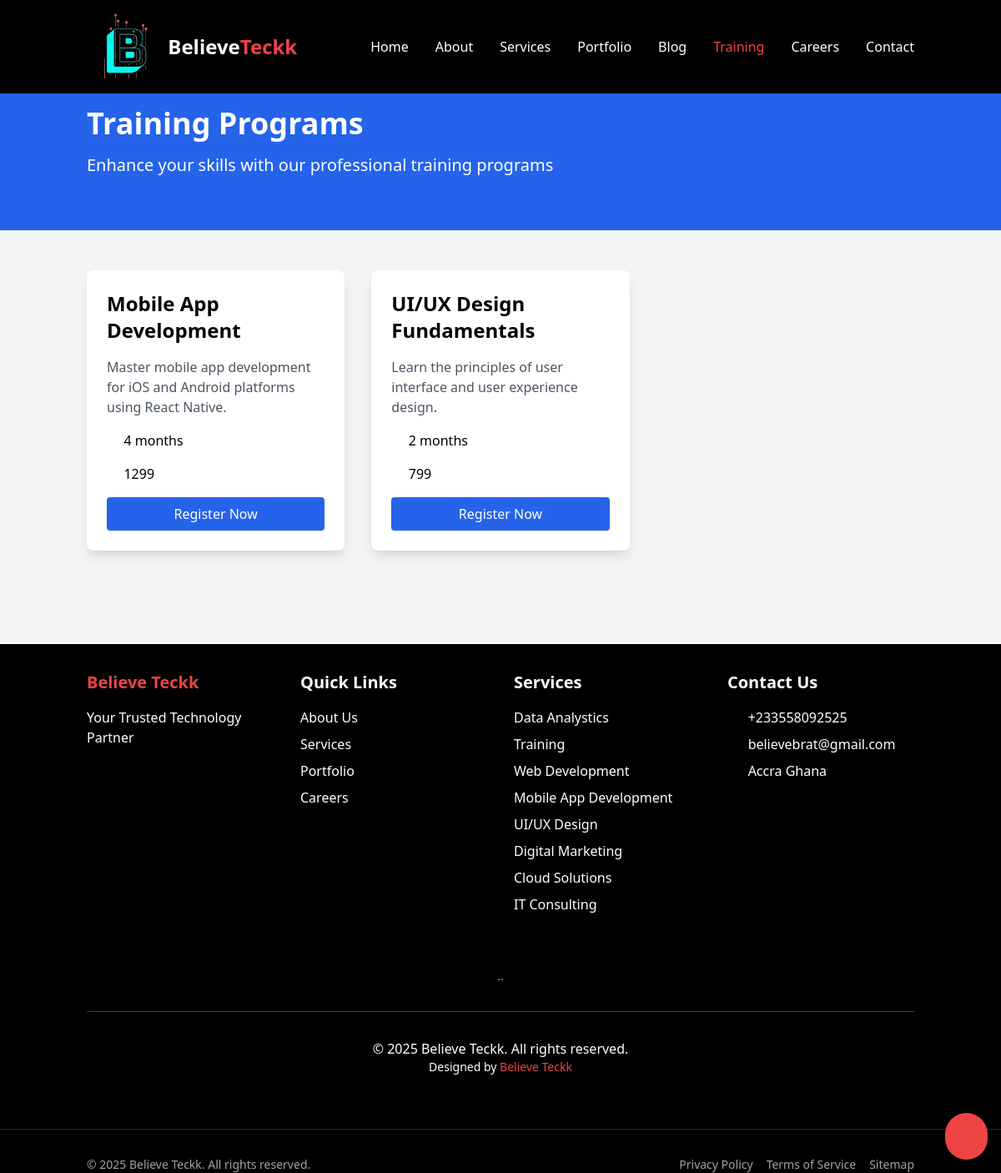
Screenshot of /training.php with the database file from the repository.
### tables this page shows
CREATE TABLE `training_programs` (
  `id` int(11) NOT NULL,
  `title` varchar(255) NOT NULL,
  `description` text NOT NULL,
  `duration` varchar(100) NOT NULL,
  `price` varchar(100) NOT NULL,
  `whatsapp_group` varchar(255) NOT NULL,
  `created_at` timestamp NOT NULL DEFAULT current_timestamp(),
  `updated_at` timestamp NOT NULL DEFAULT current_timestamp() ON UPDATE current_timestamp()
);

CREATE TABLE `services` (
  `id` int(11) NOT NULL,
  `title` varchar(255) NOT NULL,
  `slug` varchar(255) NOT NULL,
  `description` text DEFAULT NULL,
  `icon` varchar(50) DEFAULT NULL,
  `is_active` tinyint(1) DEFAULT 1,
  `created_at` timestamp NOT NULL DEFAULT current_timestamp(),
  `updated_at` timestamp NOT NULL DEFAULT current_timestamp() ON UPDATE current_timestamp()
);

### classes/Admin.php (called while the page is built, shortened)
<?php
class Admin extends Model {
    protected $services_table = 'services';
    protected $db;
    public function __construct($db) {
        $this->db = $db;
    }
    public function getSettings() {
        $sql = "SELECT * FROM settings";
        $stmt = $this->db->prepare($sql);
        $stmt->execute();
        $settings = $stmt->fetchAll(PDO::FETCH_ASSOC);
        $result = [];
        foreach ($settings as $setting) {
            $result[$setting['setting_key']] = $setting['setting_value'];
        }
        return $result;
    }
    public function getTrainingPrograms() {
        try {
            $sql = "SELECT * FROM training_programs ORDER BY created_at DESC";
            $stmt = $this->db->prepare($sql);
            $stmt->execute();
            return $stmt->fetchAll(PDO::FETCH_ASSOC);
        } catch (PDOException $e) {
            error_log("Error getting training programs: " . $e->getMessage());
            throw new Exception("Failed to retrieve training programs");
        }
    }
    public function getServices() {
        try {
            $sql = "SELECT * FROM {$this->services_table} ORDER BY created_at DESC";
            $stmt = $this->db->prepare($sql);
            $stmt->execute();
            return $stmt->fetchAll(PDO::FETCH_ASSOC);
        } catch (Exception $e) {
            error_log("Error getting services: " . $e->getMessage());
            throw $e;
        }
    }
}

### training.php (the view, shortened to what this page needs)
<?php
require_once  __DIR__ . '/config/config.php';
require_once  __DIR__ . '/classes/Admin.php';
$db = Database::getInstance();
$admin = new Admin($db);
try {
    $training_programs = $admin->getTrainingPrograms();
} catch (Exception $e) {
    error_log("Error fetching training programs: " . $e->getMessage());
    $training_programs = [];
}
?>
<!DOCTYPE html>
<html lang="en">
<head>
    <script src="https://cdn.tailwindcss.com"></script>
    <link rel="stylesheet" href="https://cdnjs.cloudflare.com/ajax/libs/font-awesome/6.0.0/css/all.min.css">
</head>
<body class="bg-gray-100">
    <?php include 'includes/header.php'; ?>
    <div class="bg-blue-600 text-white py-16">
        <div class="container mx-auto px-4">
            <h1 class="text-4xl font-bold mb-4">Training Programs</h1>
            <p class="text-xl">Enhance your skills with our professional training programs</p>
        </div>
    </div>
    <div class="container mx-auto px-4 py-12">
        <?php if (empty($training_programs)): ?>
            <div class="text-center py-8">
                <p class="text-gray-600">No training programs available at the moment. Please check back later.</p>
            </div>
        <?php else: ?>
            <div class="grid grid-cols-1 md:grid-cols-2 lg:grid-cols-3 gap-8">
                <?php foreach ($training_programs as $program): ?>
                    <div class="bg-white rounded-lg shadow-lg overflow-hidden hover:shadow-xl transition-shadow duration-300">
                        <div class="p-6">
                            <h3 class="text-2xl font-bold mb-4"><?php echo htmlspecialchars($program['title']); ?></h3>
                            <p class="text-gray-600 mb-4"><?php echo htmlspecialchars($program['description']); ?></p>
                            <div class="flex items-center mb-4">
                                <i class="fas fa-clock text-blue-600 mr-2" aria-hidden="true"></i>
                                <span><?php echo htmlspecialchars($program['duration']); ?></span>
                            </div>
                            <div class="flex items-center mb-4">
                                <i class="fa-solid fa-cedi-sign text-green-600 mr-2" aria-hidden="true"></i>
                                <span><?php echo htmlspecialchars($program['price']); ?></span>
                            </div>
                            <button onclick="openRegistrationModal(<?php echo $program['id']; ?>)"
                                    class="w-full bg-blue-600 text-white py-2 px-4 rounded hover:bg-blue-700 transition duration-300"
                                    aria-label="Register for <?php echo htmlspecialchars($program['title']); ?>">
                                Register Now
                            </button>
                        </div>
                    </div>
                <?php endforeach; ?>
            </div>
        <?php endif; ?>
    </div>
    <?php include 'includes/footer.php'; ?>
</body>
</html>

### includes/footer.php (shortened to what this page needs)
<?php
require_once(__DIR__ . '/../config/config.php');
require_once(__DIR__ . '/../classes/Admin.php');
$db = Database::getInstance();
$admin = new Admin($db);
$settings = $admin->getSettings();
?>
    </main>
    <footer class="bg-black text-white mt-16">
        <div class="container mx-auto px-4 py-8">
            <div class="grid grid-cols-1 md:grid-cols-4 gap-8">
                <div>
                    <h3 class="text-xl font-bold text-red-500 mb-4"><?php echo htmlspecialchars($settings['site_name'] ?? 'Believe Teckk'); ?></h3>
                    <p class="mb-4"><?php echo htmlspecialchars($settings['site_description'] ?? 'Your Trusted Technology Partner'); ?></p>
                    <div class="flex space-x-4">
                        <?php if (!empty($settings['social_facebook'])): ?>
                        <a href="<?php echo htmlspecialchars($settings['social_facebook']); ?>" class="text-white hover:text-red-500 transition duration-300" target="_blank">
                            <i class="fab fa-facebook-f"></i>
                        </a>
                        <?php endif; ?>
                        <?php if (!empty($settings['social_twitter'])): ?>
                        <a href="<?php echo htmlspecialchars($settings['social_twitter']); ?>" class="text-white hover:text-red-500 transition duration-300" target="_blank">
                            <i class="fab fa-twitter"></i>
                        </a>
                        <?php endif; ?>
                        <?php if (!empty($settings['social_linkedin'])): ?>
                        <a href="<?php echo htmlspecialchars($settings['social_linkedin']); ?>" class="text-white hover:text-red-500 transition duration-300" target="_blank">
                            <i class="fab fa-linkedin-in"></i>
                        </a>
                        <?php endif; ?>
                    </div>
                </div>
                <div>
                    <h3 class="text-xl font-bold mb-4">Quick Links</h3>
                    <ul class="space-y-2">
                        <li><a href="about.php" class="hover:text-red-500 transition duration-300">About Us</a></li>
                        <li><a href="services.php" class="hover:text-red-500 transition duration-300">Services</a></li>
                        <li><a href="portfolio.php" class="hover:text-red-500 transition duration-300">Portfolio</a></li>
                        <li><a href="careers.php" class="hover:text-red-500 transition duration-300">Careers</a></li>
                    </ul>
                </div>
                <div>
                    <h3 class="text-xl font-bold mb-4">Services</h3>
                    <ul class="space-y-2">
                        <?php
                        $services = $admin->getServices();
                        foreach ($services as $service): ?>
                            <li><a href="services.php#<?php echo htmlspecialchars($service['id']); ?>" class="hover:text-red-500 transition duration-300"><?php echo htmlspecialchars($service['title']); ?></a></li>
                        <?php endforeach; ?>
                    </ul>
                </div>
                <div>
                    <h3 class="text-xl font-bold mb-4">Contact Us</h3>
                    <ul class="space-y-2">
                        <?php if (!empty($settings['contact_phone'])): ?>
                        <li><i class="fas fa-phone mr-2"></i> <?php echo htmlspecialchars($settings['contact_phone']); ?></li>
                        <?php endif; ?>
                        <?php if (!empty($settings['contact_email'])): ?>
                        <li><i class="fas fa-envelope mr-2"></i> <?php echo htmlspecialchars($settings['contact_email']); ?></li>
                        <?php endif; ?>
                        <?php if (!empty($settings['contact_address'])): ?>
                        <li><i class="fas fa-map-marker-alt mr-2"></i> <?php echo htmlspecialchars($settings['contact_address']); ?></li>
                        <?php endif; ?>
                    </ul>
                </div>
                <p class="text-center text-sm text-gray-400 mt-8 md:col-span-4">.<a href="admin/login.php">.</a></p>
            </div>
            <div class="border-t border-gray-700 mt-8 pt-8 text-center">
                <p>&copy; <?php echo date('Y'); ?> <?php echo htmlspecialchars($settings['site_name'] ?? 'Believe Teckk'); ?>. All rights reserved.</p>
                <p class="text-sm">Designed by <a href="https://believe-teckk.com" class="text-red-500 hover:underline" target="_blank">Believe Teckk</a></p>
            </div>
        </div>
        <div class="border-t border-gray-800 mt-8 pt-8">
            <div class="container mx-auto px-4">
                <div class="flex flex-wrap justify-between items-center">
                    <div class="text-sm text-gray-400">
                        © <?php echo date('Y'); ?> <?php echo htmlspecialchars($settings['site_name'] ?? 'Believe Teckk'); ?>. All rights reserved.
                    </div>
                    <div class="flex space-x-4 text-sm text-gray-400">
                        <a href="privacy-policy.php" class="hover:text-white">Privacy Policy</a>
                        <a href="terms-of-service.php" class="hover:text-white">Terms of Service</a>
                        <a href="sitemap.php" class="hover:text-white">Sitemap</a>
                    </div>
                </div>
            </div>
        </div>
    </footer>
    <?php include 'includes/chat-bubble.php'; ?>
</body>
</html>

### rows the page displays
training_programs: title "Mobile App Development", description "Master mobile app development for iOS and Android platforms using React Native.", duration "4 months", price "1299"
training_programs: title "UI/UX Design Fundamentals", description "Learn the principles of user interface and user experience design.", duration "2 months", price "799"
services: title "Data Analystics"
services: title "Training"
services: title "Web Development"
services: title "Mobile App Development"
services: title "UI/UX Design"
services: title "Digital Marketing"
services: title "Cloud Solutions"
services: title "IT Consulting"

### other values shown
$label "Home"
$label "About"
$label "Services"
$label "Portfolio"
$label "Blog"
$label "Training"
$label "Careers"
$label "Contact"
$settings['site_name'] "Believe Teckk"
$settings['site_description'] "Your Trusted Technology Partner"
$settings['contact_phone'] "+233558092525"
$settings['contact_email'] "believebrat@gmail.com"
$settings['contact_address'] "Accra Ghana"
